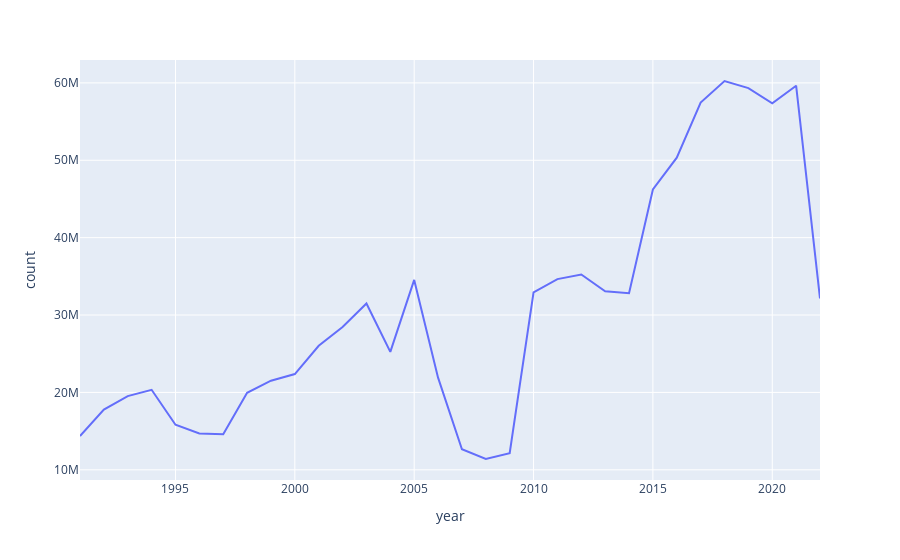

The code cell stored with this chart in its notebook:
### Code cell
# OH rxs
sets = ['d91','d92','d93','d94','d95','d96','d97','d98','d99','d00','d01','d02','d03','d04','d05','d06','d07','d08','d09','d10','d11','d12','d13','d14','d15','d16','d17','d18','d19','d20','d21','d22',]

result = {}
result_index = 0
for ds in sets:
    loc_dict = {}
    query = f"SELECT SUM(number_of_prescriptions) FROM {ds} WHERE state = 'OH' and number_of_prescriptions != 0"
    df = pd.read_sql(query, conn)
    yr = int(ds[1:])
    if yr >= 90:
        year = yr+1900
        result[year] = df.iloc[0][0]
        # result[result_index] = loc_dict
        
        # result[year] = df.iloc[0][0]
        result_index+=1
    if yr < 90:
        year = yr+2000
        result[year] = df.iloc[0][0]
        # result[result_index] = loc_dict
        # result[year] = df.iloc[0][0]
        result_index+=1

# print(result)

loc = pd.DataFrame.from_dict(result, orient='index',
                       columns=['count'])

loc.reset_index(drop=False,names='year',inplace=True)

fig = px.line(loc, x='year', y='count')
fig.show()

### Figure 1 — Plotly figure (JSON) as saved in the notebook; plotly's stock layout.template omitted (floating-point values rounded to 4 significant figures)
{"data": [{"hovertemplate": "year=%{x}<br>count=%{y}<extra></extra>", "legendgroup": "", "line": {"color": "#636efa", "dash": "solid"}, "marker": {"symbol": "circle"}, "mode": "lines", "name": "", "orientation": "v", "showlegend": false, "type": "scatter", "x": [1991, 1992, 1993, 1994, 1995, 1996, 1997, 1998, 1999, 2000, 2001, 2002, 2003, 2004, 2005, 2006, 2007, 2008, 2009, 2010, 2011, 2012, 2013, 2014, 2015, 2016, 2017, 2018, 2019, 2020, 2021, 2022], "xaxis": "x", "y": [14365148, 17784969, 19526470, 20337354, 15824788, 14681105, 14604816, 19956091, 21511081, 22375628, 26030996, 28451546, 31495060, 25236330, 34541384, 21909844, 12660815, 11394040, 12140711, 32938730, 34642624, 35234449, 33071586, 32820872, 46232845, 50334768, 57467113, 60244206, 59318650, 57358568, 59639087, 32136768], "yaxis": "y"}], "layout": {"legend": {"tracegroupgap": 0}, "margin": {"t": 60}, "xaxis": {"anchor": "y", "domain": [0, 1], "title": {"text": "year"}}, "yaxis": {"anchor": "x", "domain": [0, 1], "title": {"text": "count"}}}}
